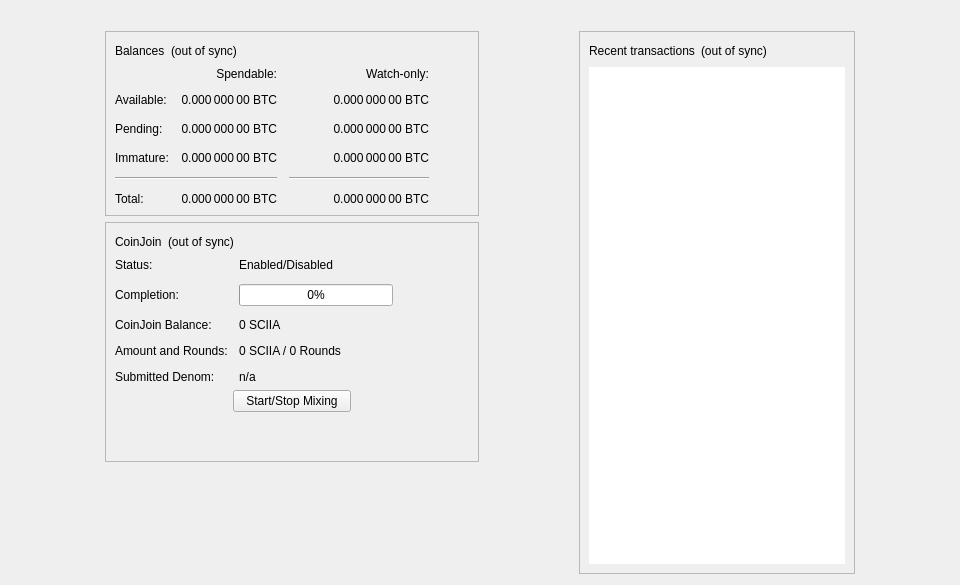
<?xml version="1.0" encoding="UTF-8"?>
<ui version="4.0">
 <class>OverviewPage</class>
 <widget class="QWidget" name="OverviewPage">
  <property name="geometry">
   <rect>
    <x>0</x>
    <y>0</y>
    <width>960</width>
    <height>585</height>
   </rect>
  </property>
  <property name="minimumSize">
   <size>
    <width>960</width>
    <height>0</height>
   </size>
  </property>
  <property name="windowTitle">
   <string>Form</string>
  </property>
  <layout class="QVBoxLayout" name="topLayout">
   <item>
    <widget class="QLabel" name="labelAlerts">
     <property name="visible">
      <bool>false</bool>
     </property>
     <property name="wordWrap">
      <bool>true</bool>
     </property>
     <property name="margin">
      <number>3</number>
     </property>
     <property name="textInteractionFlags">
      <set>Qt::TextSelectableByMouse</set>
     </property>
    </widget>
   </item>
   <item>
    <layout class="QHBoxLayout" name="horizontalLayout" stretch="1,0,1,0,1">
     <item>
      <spacer name="horizontalSpacerLeft">
       <property name="orientation">
        <enum>Qt::Horizontal</enum>
       </property>
       <property name="sizeType">
        <enum>QSizePolicy::Preferred</enum>
       </property>
       <property name="sizeHint" stdset="0">
        <size>
         <width>10</width>
         <height>20</height>
        </size>
       </property>
      </spacer>
     </item>
     <item>
      <layout class="QVBoxLayout" name="verticalLayout_2">
       <item>
        <widget class="QFrame" name="frame">
         <property name="frameShape">
          <enum>QFrame::StyledPanel</enum>
         </property>
         <property name="frameShadow">
          <enum>QFrame::Raised</enum>
         </property>
         <layout class="QVBoxLayout" name="verticalLayout_4">
          <item>
           <layout class="QHBoxLayout" name="horizontalLayout_4">
            <item>
             <widget class="QLabel" name="label_5">
              <property name="text">
               <string>Balances</string>
              </property>
             </widget>
            </item>
            <item>
             <widget class="QLabel" name="labelWalletStatus">
              <property name="toolTip">
               <string>The displayed information may be out of date. Your wallet automatically synchronizes with the Sciia network after a connection is established, but this process has not completed yet.</string>
              </property>
              <property name="text">
               <string notr="true">(out of sync)</string>
              </property>
              <property name="alignment">
               <set>Qt::AlignLeading|Qt::AlignLeft|Qt::AlignVCenter</set>
              </property>
             </widget>
            </item>
            <item>
             <spacer name="horizontalSpacer_3">
              <property name="orientation">
               <enum>Qt::Horizontal</enum>
              </property>
              <property name="sizeHint" stdset="0">
               <size>
                <width>40</width>
                <height>20</height>
               </size>
              </property>
             </spacer>
            </item>
           </layout>
          </item>
          <item>
           <layout class="QGridLayout" name="gridLayout">
            <property name="spacing">
             <number>12</number>
            </property>
            <item row="2" column="2">
             <widget class="QLabel" name="labelWatchPending">
              <property name="cursor">
               <cursorShape>IBeamCursor</cursorShape>
              </property>
              <property name="toolTip">
               <string>Unconfirmed transactions to watch-only addresses</string>
              </property>
              <property name="text">
               <string notr="true">0.000 000 00 BTC</string>
              </property>
              <property name="alignment">
               <set>Qt::AlignRight|Qt::AlignTrailing|Qt::AlignVCenter</set>
              </property>
              <property name="textInteractionFlags">
               <set>Qt::LinksAccessibleByMouse|Qt::TextSelectableByKeyboard|Qt::TextSelectableByMouse</set>
              </property>
             </widget>
            </item>
            <item row="2" column="1">
             <widget class="QLabel" name="labelUnconfirmed">
              <property name="cursor">
               <cursorShape>IBeamCursor</cursorShape>
              </property>
              <property name="toolTip">
               <string>Total of transactions that have yet to be confirmed, and do not yet count toward the spendable balance</string>
              </property>
              <property name="text">
               <string notr="true">0.000 000 00 BTC</string>
              </property>
              <property name="alignment">
               <set>Qt::AlignRight|Qt::AlignTrailing|Qt::AlignVCenter</set>
              </property>
              <property name="textInteractionFlags">
               <set>Qt::LinksAccessibleByMouse|Qt::TextSelectableByKeyboard|Qt::TextSelectableByMouse</set>
              </property>
             </widget>
            </item>
            <item row="3" column="2">
             <widget class="QLabel" name="labelWatchImmature">
              <property name="cursor">
               <cursorShape>IBeamCursor</cursorShape>
              </property>
              <property name="toolTip">
               <string>Mined balance in watch-only addresses that has not yet matured</string>
              </property>
              <property name="text">
               <string notr="true">0.000 000 00 BTC</string>
              </property>
              <property name="alignment">
               <set>Qt::AlignRight|Qt::AlignTrailing|Qt::AlignVCenter</set>
              </property>
              <property name="textInteractionFlags">
               <set>Qt::LinksAccessibleByMouse|Qt::TextSelectableByKeyboard|Qt::TextSelectableByMouse</set>
              </property>
             </widget>
            </item>
            <item row="4" column="0" colspan="2">
             <widget class="Line" name="lineSpendableBalance">
              <property name="orientation">
               <enum>Qt::Horizontal</enum>
              </property>
             </widget>
            </item>
            <item row="4" column="2">
             <widget class="Line" name="lineWatchBalance">
              <property name="sizePolicy">
               <sizepolicy hsizetype="Preferred" vsizetype="Fixed">
                <horstretch>0</horstretch>
                <verstretch>0</verstretch>
               </sizepolicy>
              </property>
              <property name="minimumSize">
               <size>
                <width>140</width>
                <height>0</height>
               </size>
              </property>
              <property name="orientation">
               <enum>Qt::Horizontal</enum>
              </property>
             </widget>
            </item>
            <item row="5" column="0">
             <widget class="QLabel" name="labelTotalText">
              <property name="text">
               <string>Total:</string>
              </property>
             </widget>
            </item>
            <item row="3" column="1">
             <widget class="QLabel" name="labelImmature">
              <property name="cursor">
               <cursorShape>IBeamCursor</cursorShape>
              </property>
              <property name="toolTip">
               <string>Mined balance that has not yet matured</string>
              </property>
              <property name="text">
               <string notr="true">0.000 000 00 BTC</string>
              </property>
              <property name="alignment">
               <set>Qt::AlignRight|Qt::AlignTrailing|Qt::AlignVCenter</set>
              </property>
              <property name="textInteractionFlags">
               <set>Qt::LinksAccessibleByMouse|Qt::TextSelectableByKeyboard|Qt::TextSelectableByMouse</set>
              </property>
             </widget>
            </item>
            <item row="2" column="3">
             <spacer name="horizontalSpacer_2">
              <property name="orientation">
               <enum>Qt::Horizontal</enum>
              </property>
              <property name="sizeHint" stdset="0">
               <size>
                <width>40</width>
                <height>20</height>
               </size>
              </property>
             </spacer>
            </item>
            <item row="3" column="0">
             <widget class="QLabel" name="labelImmatureText">
              <property name="text">
               <string>Immature:</string>
              </property>
             </widget>
            </item>
            <item row="5" column="1">
             <widget class="QLabel" name="labelTotal">
              <property name="cursor">
               <cursorShape>IBeamCursor</cursorShape>
              </property>
              <property name="toolTip">
               <string>Your current total balance</string>
              </property>
              <property name="text">
               <string notr="true">0.000 000 00 BTC</string>
              </property>
              <property name="alignment">
               <set>Qt::AlignRight|Qt::AlignTrailing|Qt::AlignVCenter</set>
              </property>
              <property name="textInteractionFlags">
               <set>Qt::LinksAccessibleByMouse|Qt::TextSelectableByKeyboard|Qt::TextSelectableByMouse</set>
              </property>
             </widget>
            </item>
            <item row="5" column="2">
             <widget class="QLabel" name="labelWatchTotal">
              <property name="cursor">
               <cursorShape>IBeamCursor</cursorShape>
              </property>
              <property name="toolTip">
               <string>Current total balance in watch-only addresses</string>
              </property>
              <property name="text">
               <string notr="true">0.000 000 00 BTC</string>
              </property>
              <property name="alignment">
               <set>Qt::AlignRight|Qt::AlignTrailing|Qt::AlignVCenter</set>
              </property>
              <property name="textInteractionFlags">
               <set>Qt::LinksAccessibleByMouse|Qt::TextSelectableByKeyboard|Qt::TextSelectableByMouse</set>
              </property>
             </widget>
            </item>
            <item row="0" column="2">
             <widget class="QLabel" name="labelWatchonly">
              <property name="text">
               <string>Watch-only:</string>
              </property>
              <property name="alignment">
               <set>Qt::AlignRight|Qt::AlignTrailing|Qt::AlignVCenter</set>
              </property>
             </widget>
            </item>
            <item row="1" column="0">
             <widget class="QLabel" name="labelBalanceText">
              <property name="text">
               <string>Available:</string>
              </property>
             </widget>
            </item>
            <item row="1" column="1">
             <widget class="QLabel" name="labelBalance">
              <property name="cursor">
               <cursorShape>IBeamCursor</cursorShape>
              </property>
              <property name="toolTip">
               <string>Your current spendable balance</string>
              </property>
              <property name="text">
               <string notr="true">0.000 000 00 BTC</string>
              </property>
              <property name="alignment">
               <set>Qt::AlignRight|Qt::AlignTrailing|Qt::AlignVCenter</set>
              </property>
              <property name="textInteractionFlags">
               <set>Qt::LinksAccessibleByMouse|Qt::TextSelectableByKeyboard|Qt::TextSelectableByMouse</set>
              </property>
             </widget>
            </item>
            <item row="1" column="2">
             <widget class="QLabel" name="labelWatchAvailable">
              <property name="cursor">
               <cursorShape>IBeamCursor</cursorShape>
              </property>
              <property name="toolTip">
               <string>Your current balance in watch-only addresses</string>
              </property>
              <property name="text">
               <string notr="true">0.000 000 00 BTC</string>
              </property>
              <property name="alignment">
               <set>Qt::AlignRight|Qt::AlignTrailing|Qt::AlignVCenter</set>
              </property>
              <property name="textInteractionFlags">
               <set>Qt::LinksAccessibleByMouse|Qt::TextSelectableByKeyboard|Qt::TextSelectableByMouse</set>
              </property>
             </widget>
            </item>
            <item row="2" column="0">
             <widget class="QLabel" name="labelPendingText">
              <property name="text">
               <string>Pending:</string>
              </property>
             </widget>
            </item>
            <item row="0" column="1">
             <widget class="QLabel" name="labelSpendable">
              <property name="text">
               <string>Spendable:</string>
              </property>
              <property name="alignment">
               <set>Qt::AlignRight|Qt::AlignTrailing|Qt::AlignVCenter</set>
              </property>
             </widget>
            </item>
           </layout>
          </item>
         </layout>
        </widget>
       </item>
       <item>
        <widget class="QFrame" name="frameCoinJoin">
         <property name="layoutDirection">
          <enum>Qt::LeftToRight</enum>
         </property>
         <property name="frameShape">
          <enum>QFrame::StyledPanel</enum>
         </property>
         <property name="frameShadow">
          <enum>QFrame::Raised</enum>
         </property>
         <layout class="QVBoxLayout" name="VerticalLayout_PS1">
          <item>
           <layout class="QHBoxLayout" name="horizontalLayout_5">
            <item>
             <widget class="QLabel" name="labelCoinJoinHeader">
              <property name="text">
               <string notr="true">CoinJoin</string>
              </property>
             </widget>
            </item>
            <item>
             <widget class="QLabel" name="labelCoinJoinSyncStatus">
              <property name="toolTip">
               <string>The displayed information may be out of date. Your wallet automatically synchronizes with the Sciia network after a connection is established, but this process has not completed yet.</string>
              </property>
              <property name="text">
               <string notr="true">(out of sync)</string>
              </property>
              <property name="alignment">
               <set>Qt::AlignLeading|Qt::AlignLeft|Qt::AlignVCenter</set>
              </property>
             </widget>
            </item>
            <item>
             <spacer name="horizontalSpacer_4">
              <property name="orientation">
               <enum>Qt::Horizontal</enum>
              </property>
              <property name="sizeHint" stdset="0">
               <size>
                <width>40</width>
                <height>20</height>
               </size>
              </property>
             </spacer>
            </item>
           </layout>
          </item>
          <item>
           <layout class="QFormLayout" name="coinJoinFormLayout">
            <property name="fieldGrowthPolicy">
             <enum>QFormLayout::AllNonFixedFieldsGrow</enum>
            </property>
            <property name="horizontalSpacing">
             <number>11</number>
            </property>
            <property name="verticalSpacing">
             <number>12</number>
            </property>
            <item row="0" column="0">
             <widget class="QLabel" name="labelCoinJoinEnabledText">
              <property name="text">
               <string>Status:</string>
              </property>
             </widget>
            </item>
            <item row="0" column="1">
             <widget class="QLabel" name="labelCoinJoinEnabled">
              <property name="text">
               <string>Enabled/Disabled</string>
              </property>
             </widget>
            </item>
            <item row="1" column="0">
             <widget class="QLabel" name="labelCompletitionText">
              <property name="text">
               <string>Completion:</string>
              </property>
             </widget>
            </item>
            <item row="1" column="1">
             <widget class="QProgressBar" name="coinJoinProgress">
              <property name="maximumSize">
               <size>
                <width>154</width>
                <height>16777215</height>
               </size>
              </property>
              <property name="value">
               <number>0</number>
              </property>
             </widget>
            </item>
            <item row="2" column="0">
             <widget class="QLabel" name="labelAnonymizedText">
              <property name="text">
               <string notr="true">CoinJoin Balance:</string>
              </property>
             </widget>
            </item>
            <item row="2" column="1">
             <widget class="QLabel" name="labelAnonymized">
              <property name="text">
               <string notr="true">0 SCIIA</string>
              </property>
             </widget>
            </item>
            <item row="3" column="0">
             <widget class="QLabel" name="labelAmountAndRoundsText">
              <property name="text">
               <string>Amount and Rounds:</string>
              </property>
             </widget>
            </item>
            <item row="3" column="1">
             <widget class="QLabel" name="labelAmountRounds">
              <property name="text">
               <string notr="true">0 SCIIA / 0 Rounds</string>
              </property>
             </widget>
            </item>
            <item row="4" column="0">
             <widget class="QLabel" name="labelSubmittedDenomText">
              <property name="text">
               <string>Submitted Denom:</string>
              </property>
             </widget>
            </item>
            <item row="4" column="1">
             <widget class="QLabel" name="labelSubmittedDenom">
              <property name="toolTip">
               <string>The denominations you submitted to the Smartnode.&lt;br&gt;To mix, other users must submit the exact same denominations.</string>
              </property>
              <property name="text">
               <string>n/a</string>
              </property>
              <property name="wordWrap">
               <bool>true</bool>
              </property>
             </widget>
            </item>
           </layout>
          </item>
          <item>
           <layout class="QVBoxLayout" name="VerticalLayout_PS">
            <item>
             <layout class="QHBoxLayout" name="horizontalLayout_3">
              <property name="topMargin">
               <number>0</number>
              </property>
              <item>
               <spacer name="horizontalSpacer_5">
                <property name="orientation">
                 <enum>Qt::Horizontal</enum>
                </property>
                <property name="sizeHint" stdset="0">
                 <size>
                  <width>40</width>
                  <height>20</height>
                 </size>
                </property>
               </spacer>
              </item>
              <item>
               <widget class="QPushButton" name="toggleCoinJoin">
                <property name="sizePolicy">
                 <sizepolicy hsizetype="MinimumExpanding" vsizetype="Fixed">
                  <horstretch>0</horstretch>
                  <verstretch>0</verstretch>
                 </sizepolicy>
                </property>
                <property name="text">
                 <string>Start/Stop Mixing</string>
                </property>
               </widget>
              </item>
              <item>
               <spacer name="horizontalSpacer_6">
                <property name="orientation">
                 <enum>Qt::Horizontal</enum>
                </property>
                <property name="sizeHint" stdset="0">
                 <size>
                  <width>40</width>
                  <height>20</height>
                 </size>
                </property>
               </spacer>
              </item>
             </layout>
            </item>
            <item>
             <spacer name="verticalSpacer_3">
              <property name="orientation">
               <enum>Qt::Vertical</enum>
              </property>
              <property name="sizeHint" stdset="0">
               <size>
                <width>20</width>
                <height>40</height>
               </size>
              </property>
             </spacer>
            </item>
           </layout>
          </item>
         </layout>
        </widget>
       </item>
       <item>
        <spacer name="verticalSpacer">
         <property name="orientation">
          <enum>Qt::Vertical</enum>
         </property>
         <property name="sizeHint" stdset="0">
          <size>
           <width>20</width>
           <height>40</height>
          </size>
         </property>
        </spacer>
       </item>
      </layout>
     </item>
     <item>
      <spacer name="horizontalSpacerCenter">
       <property name="orientation">
        <enum>Qt::Horizontal</enum>
       </property>
       <property name="sizeHint" stdset="0">
        <size>
         <width>10</width>
         <height>20</height>
        </size>
       </property>
      </spacer>
     </item>
     <item>
      <layout class="QVBoxLayout" name="verticalLayout_3">
       <item>
        <widget class="QFrame" name="frame_2">
         <property name="frameShape">
          <enum>QFrame::StyledPanel</enum>
         </property>
         <property name="frameShadow">
          <enum>QFrame::Raised</enum>
         </property>
         <layout class="QVBoxLayout" name="verticalLayout">
          <item>
           <layout class="QHBoxLayout" name="horizontalLayout_2">
            <item>
             <widget class="QLabel" name="label_4">
              <property name="text">
               <string>Recent transactions</string>
              </property>
             </widget>
            </item>
            <item>
             <widget class="QLabel" name="labelTransactionsStatus">
              <property name="toolTip">
               <string>The displayed information may be out of date. Your wallet automatically synchronizes with the Sciia network after a connection is established, but this process has not completed yet.</string>
              </property>
              <property name="text">
               <string notr="true">(out of sync)</string>
              </property>
              <property name="alignment">
               <set>Qt::AlignLeading|Qt::AlignLeft|Qt::AlignVCenter</set>
              </property>
             </widget>
            </item>
            <item>
             <spacer name="horizontalSpacer">
              <property name="orientation">
               <enum>Qt::Horizontal</enum>
              </property>
              <property name="sizeHint" stdset="0">
               <size>
                <width>40</width>
                <height>20</height>
               </size>
              </property>
             </spacer>
            </item>
           </layout>
          </item>
          <item>
           <widget class="QListView" name="listTransactions">
            <property name="frameShape">
             <enum>QFrame::NoFrame</enum>
            </property>
            <property name="verticalScrollBarPolicy">
             <enum>Qt::ScrollBarAlwaysOff</enum>
            </property>
            <property name="horizontalScrollBarPolicy">
             <enum>Qt::ScrollBarAlwaysOff</enum>
            </property>
            <property name="selectionMode">
             <enum>QAbstractItemView::NoSelection</enum>
            </property>
           </widget>
          </item>
         </layout>
        </widget>
       </item>
      </layout>
     </item>
     <item>
      <spacer name="horizontalSpacerRight">
       <property name="orientation">
        <enum>Qt::Horizontal</enum>
       </property>
       <property name="sizeType">
        <enum>QSizePolicy::Preferred</enum>
       </property>
       <property name="sizeHint" stdset="0">
        <size>
         <width>10</width>
         <height>20</height>
        </size>
       </property>
      </spacer>
     </item>
    </layout>
   </item>
  </layout>
 </widget>
 <resources/>
 <connections/>
</ui>
